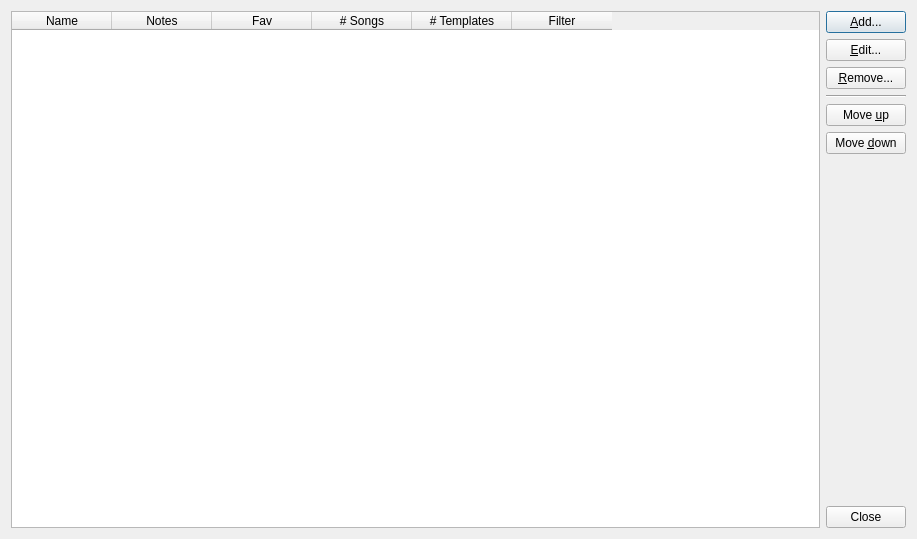
<?xml version="1.0" encoding="UTF-8"?>
<ui version="4.0">
 <class>DlgManageFilters</class>
 <widget class="QDialog" name="DlgManageFilters">
  <property name="geometry">
   <rect>
    <x>0</x>
    <y>0</y>
    <width>917</width>
    <height>539</height>
   </rect>
  </property>
  <property name="windowTitle">
   <string>SkauTan: Manage filters</string>
  </property>
  <layout class="QHBoxLayout" name="horizontalLayout">
   <item>
    <widget class="QTableWidget" name="tblFilters">
     <property name="selectionBehavior">
      <enum>QAbstractItemView::SelectRows</enum>
     </property>
     <attribute name="horizontalHeaderHighlightSections">
      <bool>false</bool>
     </attribute>
     <attribute name="verticalHeaderVisible">
      <bool>false</bool>
     </attribute>
     <column>
      <property name="text">
       <string>Name</string>
      </property>
     </column>
     <column>
      <property name="text">
       <string>Notes</string>
      </property>
     </column>
     <column>
      <property name="text">
       <string>Fav</string>
      </property>
      <property name="toolTip">
       <string>Favorite - will be shown in QuickPlay</string>
      </property>
     </column>
     <column>
      <property name="text">
       <string># Songs</string>
      </property>
      <property name="toolTip">
       <string>Number of songs matching this filter</string>
      </property>
     </column>
     <column>
      <property name="text">
       <string># Templates</string>
      </property>
      <property name="toolTip">
       <string>Number of templates containing this filter</string>
      </property>
     </column>
     <column>
      <property name="text">
       <string>Filter</string>
      </property>
     </column>
    </widget>
   </item>
   <item>
    <layout class="QVBoxLayout" name="verticalLayout">
     <item>
      <widget class="QPushButton" name="btnAdd">
       <property name="text">
        <string>&amp;Add...</string>
       </property>
      </widget>
     </item>
     <item>
      <widget class="QPushButton" name="btnEdit">
       <property name="text">
        <string>&amp;Edit...</string>
       </property>
      </widget>
     </item>
     <item>
      <widget class="QPushButton" name="btnRemove">
       <property name="text">
        <string>&amp;Remove...</string>
       </property>
      </widget>
     </item>
     <item>
      <widget class="Line" name="line">
       <property name="orientation">
        <enum>Qt::Horizontal</enum>
       </property>
      </widget>
     </item>
     <item>
      <widget class="QPushButton" name="btnMoveUp">
       <property name="text">
        <string>Move &amp;up</string>
       </property>
      </widget>
     </item>
     <item>
      <widget class="QPushButton" name="btnMoveDown">
       <property name="text">
        <string>Move &amp;down</string>
       </property>
      </widget>
     </item>
     <item>
      <spacer name="verticalSpacer">
       <property name="orientation">
        <enum>Qt::Vertical</enum>
       </property>
       <property name="sizeHint" stdset="0">
        <size>
         <width>20</width>
         <height>40</height>
        </size>
       </property>
      </spacer>
     </item>
     <item>
      <widget class="QPushButton" name="btnClose">
       <property name="text">
        <string>Close</string>
       </property>
      </widget>
     </item>
    </layout>
   </item>
  </layout>
 </widget>
 <resources/>
 <connections/>
</ui>
